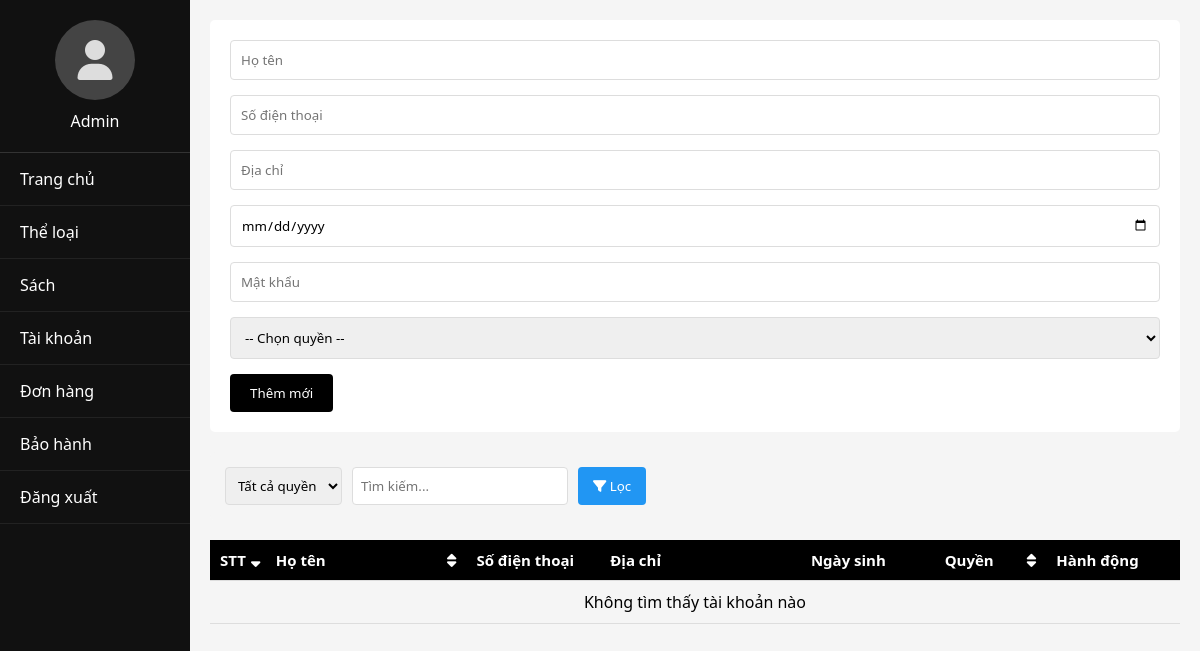
The page /PHP/edit_taikhoan.php on the database as committed earlier.
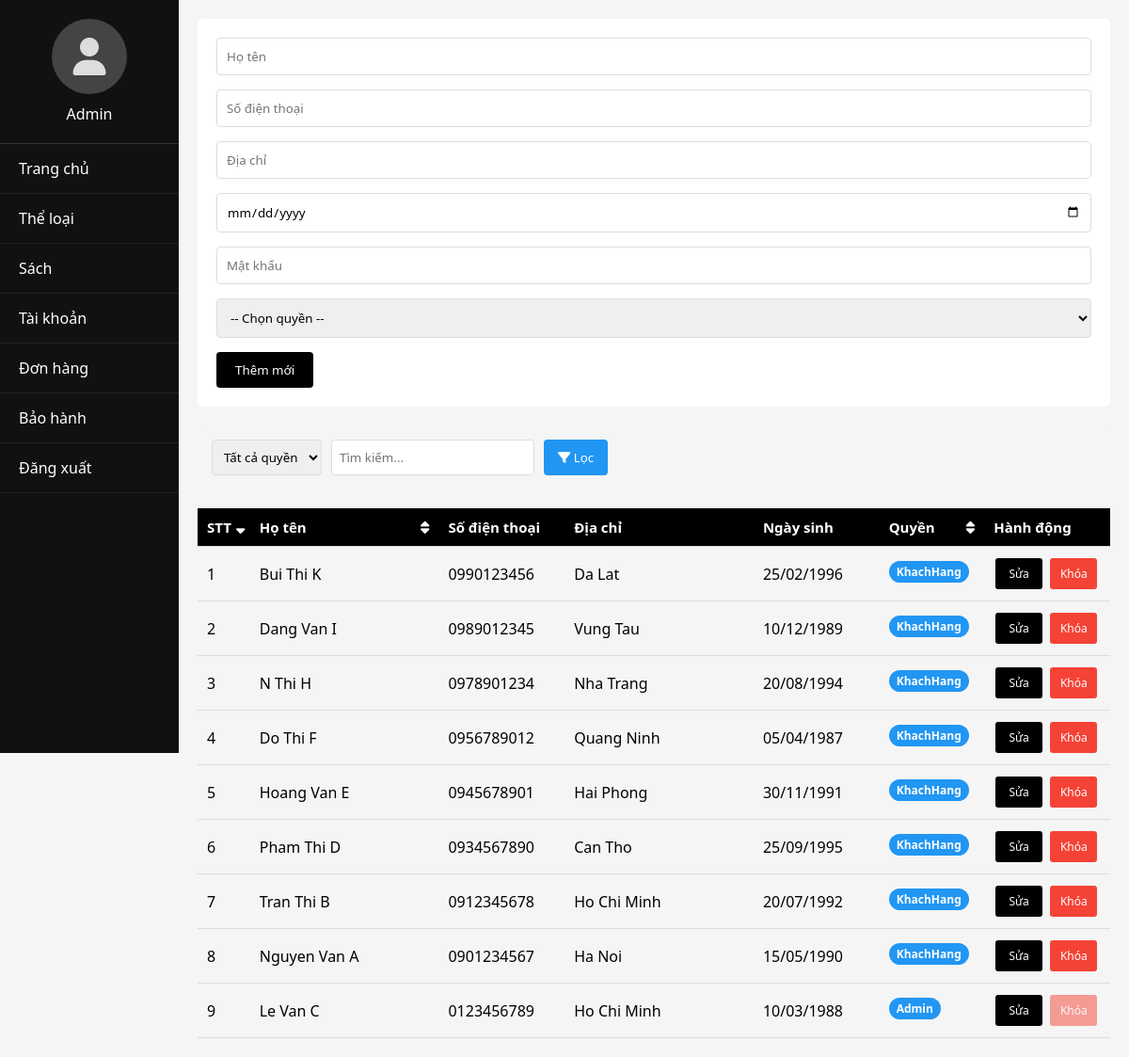
The same page on the database as committed later.
### tables this page shows
CREATE TABLE `USER` (
    user_id INT PRIMARY KEY AUTO_INCREMENT,
    mat_khau VARCHAR(255),
    ho_ten VARCHAR(255),
    sdt VARCHAR(20),
    dia_chi VARCHAR(255),
    ngay_sinh DATETIME,
    quyen VARCHAR(20) CHECK (quyen IN ('Admin', 'KhachHang')),
    trang_thai VARCHAR(10) CHECK (trang_thai IN ('active', 'isBlocked')),
    giohang_id INT
);

### PHP/edit_taikhoan.php (the view, shortened to what the changed rows need)
<?php
require_once 'db_connect.php';
$filter_quyen = isset($_GET['filter_quyen']) ? mysqli_real_escape_string($conn, $_GET['filter_quyen']) : '';
$search_keyword = isset($_GET['search']) ? mysqli_real_escape_string($conn, $_GET['search']) : '';
$sort_by = isset($_GET['sort']) ? $_GET['sort'] : 'user_id';
$sort_order = isset($_GET['order']) ? $_GET['order'] : 'DESC';
$query = "SELECT * FROM `USER` WHERE trang_thai = 'active'";
$query .= " ORDER BY $sort_by $sort_order";
$user_result = mysqli_query($conn, $query);
function getSortUrl($field, $current_sort, $current_order, $filter_quyen, $search_keyword)
{
   $new_order = ($field == $current_sort && $current_order == 'ASC') ? 'DESC' : 'ASC';
   $url = "edit_taikhoan.php?sort=$field&order=$new_order";
   return $url;
}
function getSortIcon($field, $current_sort, $current_order)
{
   if ($field == $current_sort) {
      return ($current_order == 'ASC') ? '<i class="fas fa-sort-up"></i>' : '<i class="fas fa-sort-down"></i>';
   }
   return '<i class="fas fa-sort"></i>';
}
?>
<!DOCTYPE html>
<html lang="vi">
<head>
   <link rel="stylesheet" href="https://cdnjs.cloudflare.com/ajax/libs/font-awesome/6.4.0/css/all.min.css">
   <link rel="stylesheet" href="../CSS/admin.css">
</head>
<body>
   <div class="content">
      <div class="account-list">
         <table class="account-table">
            <thead>
               <tr>
                  <th class="sort-header">
                     <a href="<?php echo getSortUrl('user_id', $sort_by, $sort_order, $filter_quyen, $search_keyword); ?>">
                        STT <?php echo getSortIcon('user_id', $sort_by, $sort_order); ?>
                     </a>
                  </th>
                  <th class="sort-header">
                     <a href="<?php echo getSortUrl('ho_ten', $sort_by, $sort_order, $filter_quyen, $search_keyword); ?>">
                        Họ tên <?php echo getSortIcon('ho_ten', $sort_by, $sort_order); ?>
                     </a>
                  </th>
                  <th>Số điện thoại</th>
                  <th>Địa chỉ</th>
                  <th>Ngày sinh</th>
                  <th class="sort-header">
                     <a href="<?php echo getSortUrl('quyen', $sort_by, $sort_order, $filter_quyen, $search_keyword); ?>">
                        Quyền <?php echo getSortIcon('quyen', $sort_by, $sort_order); ?>
                     </a>
                  </th>
                  <th>Hành động</th>
               </tr>
            </thead>
            <tbody>
               <?php
               $stt = 1;
               if (mysqli_num_rows($user_result) > 0) {
                  while ($user = mysqli_fetch_assoc($user_result)):
               ?>
                     <tr>
                        <td><?php echo $stt++; ?></td>
                        <td data-full-text="<?php echo htmlspecialchars($user['ho_ten']); ?>"><?php echo htmlspecialchars($user['ho_ten']); ?></td>
                        <td><?php echo htmlspecialchars($user['sdt']); ?></td>
                        <td data-full-text="<?php echo htmlspecialchars($user['dia_chi']); ?>"><?php echo htmlspecialchars($user['dia_chi']); ?></td>
                        <td><?php echo date('d/m/Y', strtotime($user['ngay_sinh'])); ?></td>
                        <td>
                           <span class="role-badge" title="<?php echo htmlspecialchars($user['quyen']); ?>">
                              <?php echo htmlspecialchars($user['quyen']); ?>
                           </span>
                        </td>
                        <td class="action-buttons">
                           <button class="edit-btn" onclick="editTaiKhoan(<?php echo htmlspecialchars(json_encode($user)); ?>)">Sửa</button>
                           <button class="delete-btn <?php echo ($user['quyen'] === 'Admin') ? 'disabled' : ''; ?>"
                              onclick="deleteTaiKhoan(<?php echo $user['user_id']; ?>)"
                              title="<?php echo ($user['quyen'] === 'Admin') ? 'Không thể khóa tài khoản Admin' : 'Khóa tài khoản'; ?>">
                              Khóa
                           </button>
                        </td>
                     </tr>
                  <?php
                  endwhile;
               } else {
                  ?>
                  <tr>
                     <td colspan="7" style="text-align: center;">Không tìm thấy tài khoản nào</td>
                  </tr>
               <?php } ?>
            </tbody>
         </table>
      </div>
   </div>
</body>
</html>

Rows that differ between the two databases and show on the page:
now on this page (row edited): user: ho_ten "Bui Thi K", sdt "0990123456", dia_chi "Da Lat", ngay_sinh "25/02/1996", quyen "KhachHang"
now on this page (row edited): user: ho_ten "Dang Van I", sdt "0989012345", dia_chi "Vung Tau", ngay_sinh "10/12/1989", quyen "KhachHang"
now on this page (row edited): user: ho_ten "N Thi H", sdt "0978901234", dia_chi "Nha Trang", ngay_sinh "20/08/1994", quyen "KhachHang"
now on this page (row edited): user: ho_ten "Do Thi F", sdt "0956789012", dia_chi "Quang Ninh", ngay_sinh "05/04/1987", quyen "KhachHang"
now on this page (row edited): user: ho_ten "Hoang Van E", sdt "0945678901", dia_chi "Hai Phong", ngay_sinh "30/11/1991", quyen "KhachHang"
now on this page (row edited): user: ho_ten "Pham Thi D", sdt "0934567890", dia_chi "Can Tho", ngay_sinh "25/09/1995", quyen "KhachHang"
now on this page (row edited): user: ho_ten "Tran Thi B", sdt "0912345678", dia_chi "Ho Chi Minh", ngay_sinh "20/07/1992", quyen "KhachHang"
now on this page (row edited): user: ho_ten "Nguyen Van A", sdt "0901234567", dia_chi "Ha Noi", ngay_sinh "15/05/1990", quyen "KhachHang"
now on this page (row edited): user: ho_ten "Le Van C", sdt "0123456789", dia_chi "Ho Chi Minh", ngay_sinh "10/03/1988", quyen "Admin"
Other text that changed with them:
text no longer shown: "Không tìm thấy tài khoản nào"
